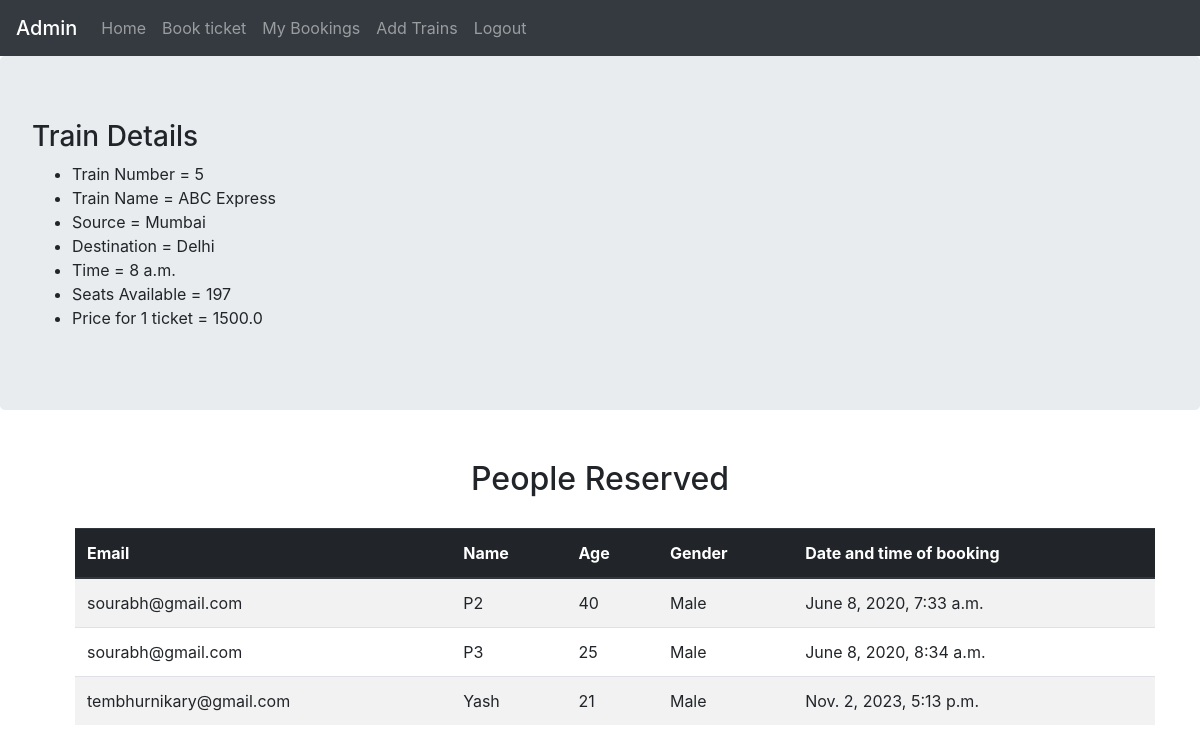
The app's page /reservation/5 (signed in) with its own data.
### reservation/models.py (models this page shows)
class trains(models.Model):
    id = models.BigAutoField(primary_key=True)
    train_name=models.CharField(max_length=50)
    source=models.CharField(max_length=50)
    destination=models.CharField(max_length=50)
    time=models.TimeField(auto_now=False, auto_now_add=False)
    price=models.FloatField(default=120)
    seats_available=models.IntegerField()

class person(models.Model):
    id = models.BigAutoField(primary_key=True)
    name=models.CharField(max_length=50)
    age=models.IntegerField()
    gender=models.CharField(max_length=50)
    email=models.EmailField(max_length=254)
    date_and_time_of_booking=models.DateTimeField(auto_now_add=True)
    train=models.ForeignKey('trains', on_delete=models.CASCADE)

### reservation/views.py (the view)
# urls.py: path('<train_id>',views.train_id,name="train_id"),
def train_id(request, train_id):
    if not request.user.is_superuser:
        return render(request, './error.html', {'msg': "Not an Admin"})
    l = trains.objects.get(pk=train_id)
    persons = l.person_set.all()
    context = {
        'train': l,
        'persons': persons
    }
    return render(request, './viewperson.html', context)

### reservation/templates/viewperson.html
{% extends "./base.html" %}
{% block content %}
<body>
    <div class='jumbotron'>
        <h3> Train Details </h3>
        <ul>
            <li>Train Number = {{train.pk}}</li>
            <li>Train Name = {{train.train_name}}</li>
            <li>Source = {{train.source}}</li>
            <li>Destination = {{train.destination}}</li>
            <li>Time = {{train.time}}</li>
            <li>Seats Available = {{train.seats_available}}</li>
            <li>Price for 1 ticket = {{train.price}}</li>
        </ul>
    </div>
    <div style="margin-top: 50px;">
        <center><h2>People Reserved</h2></center>
        <table class="table table-striped" style="width: 90%;margin-left:75px ;margin-top: 30px;">
            <thead class="thead-dark">
                <tr>
                    <th scope="col">Email</th>
                    <th scope="col">Name</th>
                    <th scope="col">Age</th>
                    <th scope="col">Gender</th>
                    <th scope="col">Date and time of booking</th>
                </tr>
            </thead>
            <tbody>
                {%for p in persons%}
                <tr>
                    <td>{{p.email}}</td>
                    <td>{{p.name}}</td>
                    <td>{{p.age}}</td>
                    <td>{{p.gender}}</td>
                    <td>{{p.date_and_time_of_booking}}</td>
                </tr>
                {% endfor %}
            </tbody>
        </table>
    </div>
</body>
{% endblock %}

### records on screen
trains: pk "5", train_name "ABC Express", source "Mumbai", destination "Delhi", time "8 a.m.", seats_available "197", price "1500.0"
person: email "sourabh@gmail.com", name "P2", age "40", gender "Male", date_and_time_of_booking "June 8, 2020, 7:33 a.m."
person: email "sourabh@gmail.com", name "P3", age "25", gender "Male", date_and_time_of_booking "June 8, 2020, 8:34 a.m."
person: email "tembhurnikary@gmail.com", name "Yash", age "21", gender "Male", date_and_time_of_booking "Nov. 2, 2023, 5:13 p.m."
